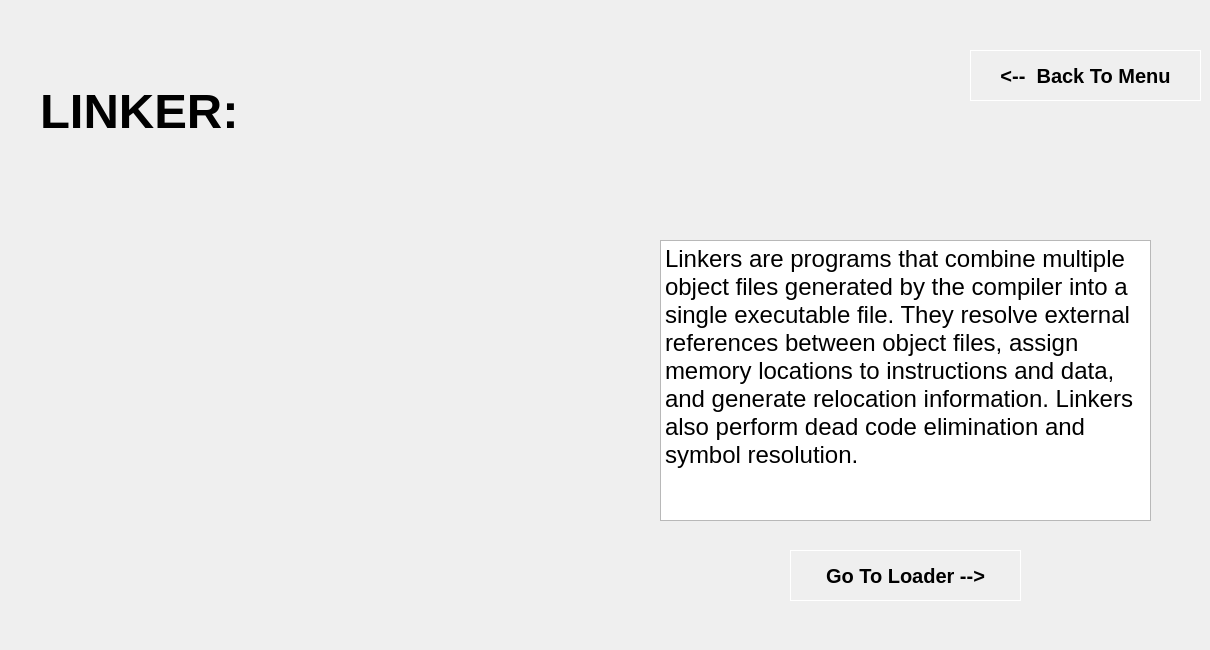
    <widget class="QWidget" name="linker">
     <widget class="QLabel" name="linkertitle">
      <property name="geometry">
       <rect>
        <x>40</x>
        <y>60</y>
        <width>421</width>
        <height>101</height>
       </rect>
      </property>
      <property name="font">
       <font>
        <pointsize>37</pointsize>
        <bold>true</bold>
       </font>
      </property>
      <property name="text">
       <string>LINKER:</string>
      </property>
     </widget>
     <widget class="QPushButton" name="to_menu_3">
      <property name="geometry">
       <rect>
        <x>970</x>
        <y>50</y>
        <width>231</width>
        <height>51</height>
       </rect>
      </property>
      <property name="font">
       <font>
        <pointsize>15</pointsize>
        <bold>true</bold>
       </font>
      </property>
      <property name="styleSheet">
       <string notr="true">
border: 1px solid white;</string>
      </property>
      <property name="text">
       <string>&lt;--  Back To Menu</string>
      </property>
     </widget>
     <widget class="QLabel" name="linkdiag">
      <property name="geometry">
       <rect>
        <x>60</x>
        <y>210</y>
        <width>541</width>
        <height>431</height>
       </rect>
      </property>
      <property name="text">
       <string/>
      </property>
      <property name="pixmap">
       <pixmap resource="pictures.qrc">:/newPrefix/linkerdiag.png</pixmap>
      </property>
     </widget>
     <widget class="QTextBrowser" name="linkdef_3">
      <property name="geometry">
       <rect>
        <x>660</x>
        <y>240</y>
        <width>491</width>
        <height>281</height>
       </rect>
      </property>
      <property name="font">
       <font>
        <pointsize>18</pointsize>
       </font>
      </property>
      <property name="html">
       <string>&lt;!DOCTYPE HTML PUBLIC &quot;-//W3C//DTD HTML 4.0//EN&quot; &quot;http://www.w3.org/TR/REC-html40/strict.dtd&quot;&gt;
&lt;html&gt;&lt;head&gt;&lt;meta name=&quot;qrichtext&quot; content=&quot;1&quot; /&gt;&lt;meta charset=&quot;utf-8&quot; /&gt;&lt;style type=&quot;text/css&quot;&gt;
p, li { white-space: pre-wrap; }
hr { height: 1px; border-width: 0; }
li.unchecked::marker { content: &quot;\2610&quot;; }
li.checked::marker { content: &quot;\2612&quot;; }
&lt;/style&gt;&lt;/head&gt;&lt;body style=&quot; font-family:'Segoe UI'; font-size:18pt; font-weight:400; font-style:normal;&quot;&gt;
&lt;p style=&quot; margin-top:0px; margin-bottom:0px; margin-left:0px; margin-right:0px; -qt-block-indent:0; text-indent:0px;&quot;&gt;Linkers are programs that combine multiple object files generated by the compiler into a single executable file. They resolve external references between object files, assign memory locations to instructions and data, and generate relocation information. Linkers also perform dead code elimination and symbol resolution.&lt;/p&gt;&lt;/body&gt;&lt;/html&gt;</string>
      </property>
     </widget>
     <widget class="QPushButton" name="to_loader">
      <property name="geometry">
       <rect>
        <x>790</x>
        <y>550</y>
        <width>231</width>
        <height>51</height>
       </rect>
      </property>
      <property name="font">
       <font>
        <pointsize>15</pointsize>
        <bold>true</bold>
       </font>
      </property>
      <property name="styleSheet">
       <string notr="true">
border: 1px solid white;</string>
      </property>
      <property name="text">
       <string>Go To Loader --&gt;</string>
      </property>
     </widget>
    </widget>
